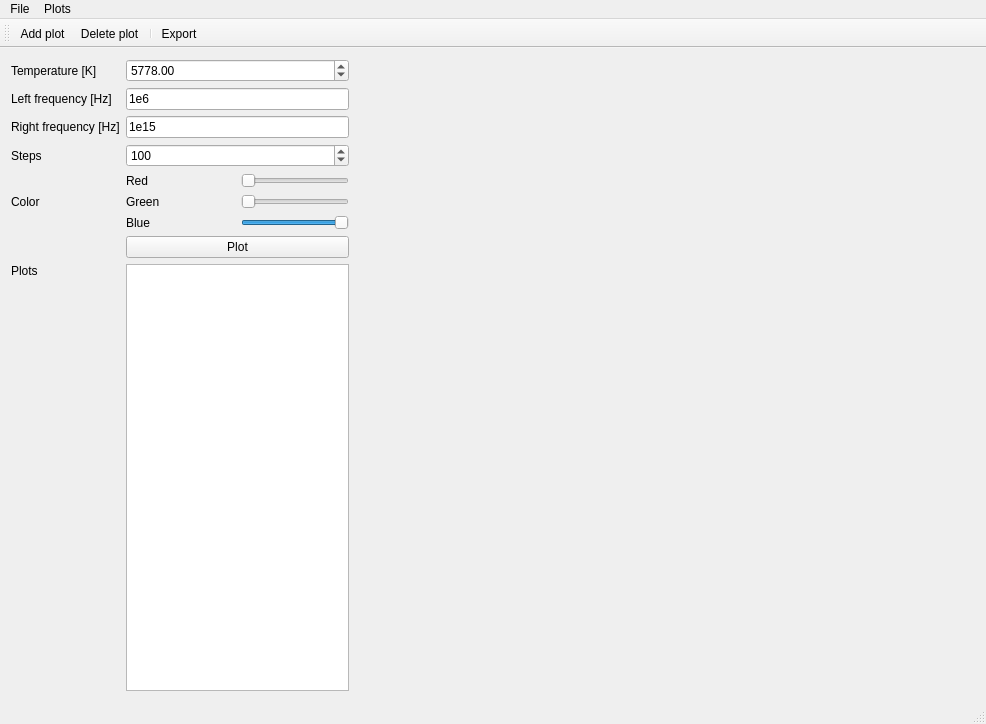
<?xml version="1.0" encoding="UTF-8"?>
<ui version="4.0">
 <class>MainWindow</class>
 <widget class="QMainWindow" name="MainWindow">
  <property name="geometry">
   <rect>
    <x>0</x>
    <y>0</y>
    <width>986</width>
    <height>724</height>
   </rect>
  </property>
  <property name="windowTitle">
   <string>Blackbody radiation plotter</string>
  </property>
  <widget class="QWidget" name="centralWidget">
   <layout class="QHBoxLayout" name="horizontalLayout">
    <item>
     <layout class="QGridLayout" name="gridLayoutParameters">
      <item row="3" column="0">
       <widget class="QLabel" name="lblSteps">
        <property name="text">
         <string>Steps</string>
        </property>
       </widget>
      </item>
      <item row="3" column="1">
       <widget class="QSpinBox" name="spSteps">
        <property name="maximum">
         <number>10000</number>
        </property>
        <property name="singleStep">
         <number>10</number>
        </property>
        <property name="value">
         <number>100</number>
        </property>
       </widget>
      </item>
      <item row="0" column="0">
       <widget class="QLabel" name="lblTemperature">
        <property name="text">
         <string>Temperature [K]</string>
        </property>
       </widget>
      </item>
      <item row="1" column="0">
       <widget class="QLabel" name="lblStartFreq">
        <property name="text">
         <string>Left frequency [Hz]</string>
        </property>
       </widget>
      </item>
      <item row="6" column="0">
       <widget class="QLabel" name="lblPlots">
        <property name="text">
         <string>Plots</string>
        </property>
        <property name="alignment">
         <set>Qt::AlignLeading|Qt::AlignLeft|Qt::AlignTop</set>
        </property>
       </widget>
      </item>
      <item row="5" column="1">
       <widget class="QPushButton" name="btnAddPlot">
        <property name="text">
         <string>Plot</string>
        </property>
       </widget>
      </item>
      <item row="2" column="0">
       <widget class="QLabel" name="lblEndFreq">
        <property name="text">
         <string>Right frequency [Hz]</string>
        </property>
       </widget>
      </item>
      <item row="2" column="1">
       <widget class="QLineEdit" name="txtEndFreq">
        <property name="sizePolicy">
         <sizepolicy hsizetype="Minimum" vsizetype="Fixed">
          <horstretch>0</horstretch>
          <verstretch>0</verstretch>
         </sizepolicy>
        </property>
        <property name="text">
         <string>1e15</string>
        </property>
       </widget>
      </item>
      <item row="6" column="1">
       <widget class="QListView" name="lstPlots">
        <property name="sizePolicy">
         <sizepolicy hsizetype="Minimum" vsizetype="Expanding">
          <horstretch>0</horstretch>
          <verstretch>0</verstretch>
         </sizepolicy>
        </property>
        <property name="minimumSize">
         <size>
          <width>200</width>
          <height>0</height>
         </size>
        </property>
        <property name="modelColumn">
         <number>0</number>
        </property>
       </widget>
      </item>
      <item row="0" column="1">
       <widget class="QDoubleSpinBox" name="spTemperature">
        <property name="sizePolicy">
         <sizepolicy hsizetype="Minimum" vsizetype="Fixed">
          <horstretch>0</horstretch>
          <verstretch>0</verstretch>
         </sizepolicy>
        </property>
        <property name="maximum">
         <double>1000000.000000000000000</double>
        </property>
        <property name="singleStep">
         <double>100.000000000000000</double>
        </property>
        <property name="value">
         <double>5778.000000000000000</double>
        </property>
       </widget>
      </item>
      <item row="1" column="1">
       <widget class="QLineEdit" name="txtStartFreq">
        <property name="sizePolicy">
         <sizepolicy hsizetype="Minimum" vsizetype="Fixed">
          <horstretch>0</horstretch>
          <verstretch>0</verstretch>
         </sizepolicy>
        </property>
        <property name="text">
         <string>1e6</string>
        </property>
       </widget>
      </item>
      <item row="4" column="0">
       <widget class="QLabel" name="lblColor">
        <property name="text">
         <string>Color</string>
        </property>
       </widget>
      </item>
      <item row="4" column="1">
       <layout class="QGridLayout" name="gridLayoutColor">
        <item row="0" column="1">
         <widget class="QSlider" name="slRed">
          <property name="sizePolicy">
           <sizepolicy hsizetype="Minimum" vsizetype="Fixed">
            <horstretch>0</horstretch>
            <verstretch>0</verstretch>
           </sizepolicy>
          </property>
          <property name="maximum">
           <number>255</number>
          </property>
          <property name="orientation">
           <enum>Qt::Horizontal</enum>
          </property>
         </widget>
        </item>
        <item row="2" column="1">
         <widget class="QSlider" name="slBlue">
          <property name="sizePolicy">
           <sizepolicy hsizetype="Minimum" vsizetype="Fixed">
            <horstretch>0</horstretch>
            <verstretch>0</verstretch>
           </sizepolicy>
          </property>
          <property name="maximum">
           <number>255</number>
          </property>
          <property name="value">
           <number>255</number>
          </property>
          <property name="orientation">
           <enum>Qt::Horizontal</enum>
          </property>
         </widget>
        </item>
        <item row="0" column="0">
         <widget class="QLabel" name="lblColorRed">
          <property name="sizePolicy">
           <sizepolicy hsizetype="Minimum" vsizetype="Preferred">
            <horstretch>0</horstretch>
            <verstretch>0</verstretch>
           </sizepolicy>
          </property>
          <property name="text">
           <string>Red</string>
          </property>
         </widget>
        </item>
        <item row="1" column="0">
         <widget class="QLabel" name="lblColorGreen">
          <property name="sizePolicy">
           <sizepolicy hsizetype="Minimum" vsizetype="Preferred">
            <horstretch>0</horstretch>
            <verstretch>0</verstretch>
           </sizepolicy>
          </property>
          <property name="text">
           <string>Green</string>
          </property>
         </widget>
        </item>
        <item row="1" column="1">
         <widget class="QSlider" name="slGreen">
          <property name="sizePolicy">
           <sizepolicy hsizetype="Minimum" vsizetype="Fixed">
            <horstretch>0</horstretch>
            <verstretch>0</verstretch>
           </sizepolicy>
          </property>
          <property name="maximum">
           <number>255</number>
          </property>
          <property name="orientation">
           <enum>Qt::Horizontal</enum>
          </property>
         </widget>
        </item>
        <item row="2" column="0">
         <widget class="QLabel" name="lblColorBlue">
          <property name="sizePolicy">
           <sizepolicy hsizetype="Minimum" vsizetype="Preferred">
            <horstretch>0</horstretch>
            <verstretch>0</verstretch>
           </sizepolicy>
          </property>
          <property name="text">
           <string>Blue</string>
          </property>
         </widget>
        </item>
       </layout>
      </item>
     </layout>
    </item>
    <item>
     <layout class="QVBoxLayout" name="verticalLayout">
      <property name="margin">
       <number>10</number>
      </property>
      <item>
       <widget class="QCustomPlot" name="customPlot" native="true">
        <property name="sizePolicy">
         <sizepolicy hsizetype="Expanding" vsizetype="Expanding">
          <horstretch>1</horstretch>
          <verstretch>1</verstretch>
         </sizepolicy>
        </property>
        <property name="minimumSize">
         <size>
          <width>600</width>
          <height>600</height>
         </size>
        </property>
       </widget>
      </item>
     </layout>
    </item>
   </layout>
  </widget>
  <widget class="QMenuBar" name="menuBar">
   <property name="geometry">
    <rect>
     <x>0</x>
     <y>0</y>
     <width>986</width>
     <height>27</height>
    </rect>
   </property>
   <widget class="QMenu" name="menuFile">
    <property name="title">
     <string>File</string>
    </property>
    <addaction name="actionExport"/>
    <addaction name="separator"/>
    <addaction name="actionQuit"/>
   </widget>
   <widget class="QMenu" name="menuPlots">
    <property name="title">
     <string>Plots</string>
    </property>
    <addaction name="actionAdd_plot"/>
    <addaction name="actionDelete_plot"/>
    <addaction name="separator"/>
    <addaction name="actionClear_plots"/>
   </widget>
   <addaction name="menuFile"/>
   <addaction name="menuPlots"/>
  </widget>
  <widget class="QToolBar" name="mainToolBar">
   <attribute name="toolBarArea">
    <enum>TopToolBarArea</enum>
   </attribute>
   <attribute name="toolBarBreak">
    <bool>false</bool>
   </attribute>
   <addaction name="actionAdd_plot"/>
   <addaction name="actionDelete_plot"/>
   <addaction name="separator"/>
   <addaction name="actionExport"/>
  </widget>
  <widget class="QStatusBar" name="statusBar"/>
  <action name="actionAdd_plot">
   <property name="text">
    <string>Add plot</string>
   </property>
   <property name="shortcut">
    <string>+</string>
   </property>
  </action>
  <action name="actionDelete_plot">
   <property name="text">
    <string>Delete plot</string>
   </property>
   <property name="shortcut">
    <string>-</string>
   </property>
  </action>
  <action name="actionClear_plots">
   <property name="text">
    <string>Clear plots</string>
   </property>
  </action>
  <action name="actionExport">
   <property name="text">
    <string>Export ...</string>
   </property>
  </action>
  <action name="actionQuit">
   <property name="text">
    <string>Quit</string>
   </property>
  </action>
 </widget>
 <layoutdefault spacing="6" margin="11"/>
 <customwidgets>
  <customwidget>
   <class>QCustomPlot</class>
   <extends>QWidget</extends>
   <header>qcustomplot.h</header>
   <container>1</container>
  </customwidget>
 </customwidgets>
 <resources/>
 <connections/>
</ui>
